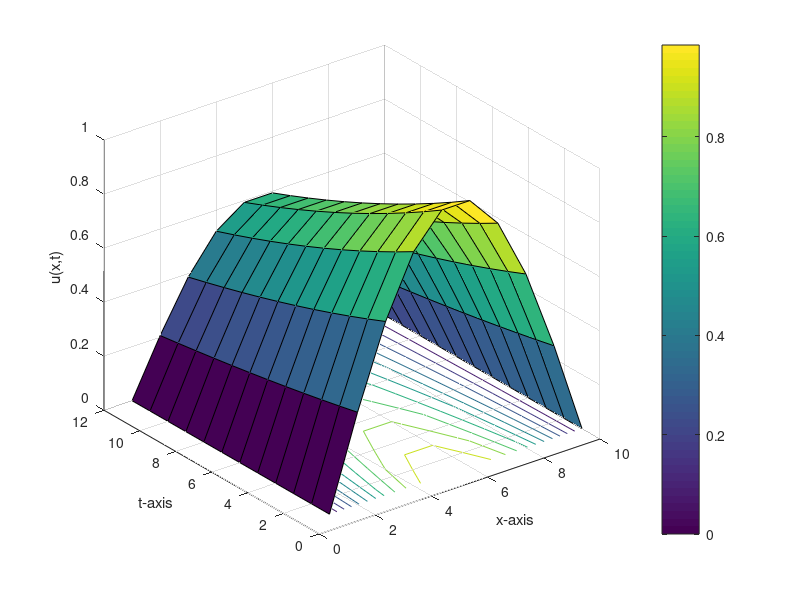
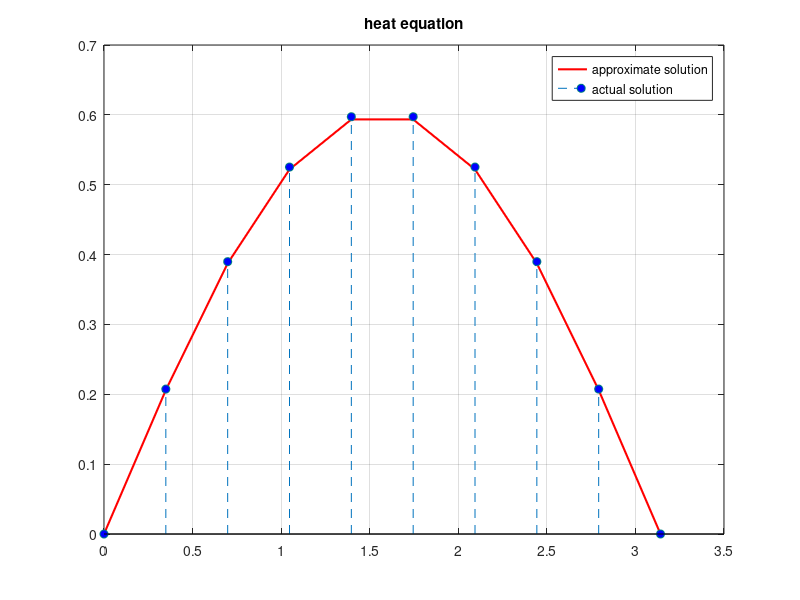

Recreate these plots in MATLAB, in order.
    % Approximate the solution of the one dimensional heat equation
    %
    % du/dt = d^2u/dx^2,   0 < x < pi,  t > 0
    %
    % which is subject to the initial condition
    % u(x,0) = sin(x),   0 <= x <= pi
    %
    % and the boundary conditions
    % u(0,t) = u(pi,t) = 0,   t > 0
    %
    % and compare the result at t = 0.5 to the actual solution
    % u(x,t) = exp(-t)*sin(x)

    function heat2
    clc
    clear all
    clf
    c=1;%Diffusivity
    a=0;%Left boundary
    b=pi;%Right boundary
    tf=0.5;%Final time
    n=10;
    m=12;
    C1=0;%Left Boundary Condition
    C2=0;%Right Boundary Condition
    h=(b-a)/(n-1);%Grid spacing
    k=(tf-0)/(m-1);%Time stepping
    r=(c*c*k)/(h*h)%Stability criterion 0<r<0.5
    u=zeros(n,m);
    for j=1:m
        u(1,j)=C1;
        u(n,j)=C2;
    end
    for i=2:n-1
        u(i,1)=f(a+(i-1)*h);
    end
    for j=2:m
        for i=2:n-1
            u(i,j)=r*u(i-1,j-1)+(1-2*r)*u(i,j-1)+r*u(i+1,j-1);
        end
    end
    disp('Result=')
    num2str(u')
    figure (1)
    clf
    surfc(u')
    colorbar
    grid on
    xlabel('x-axis');
    ylabel('t-axis');
    zlabel('u(x,t)');
    hold off
    x(1)=a; x(n)=b;
    for i=2:n-1
        x(i)=x(i-1)+h;
    end
    figure (2)
    sum=0.0;
    for i=1:n
        v1(i)=u(i,m);%approximate solution depends on the value of m
        v2(i)=exp(-tf)*sin(x(i)); %Exact solution at t=0.5
        sum=sum+(v1(i)-v2(i))*(v1(i)-v2(i));
    end
    rmse=sqrt(sum/length(v1))
    plot(x,v1,'-r','LineWidth',1.5)
    hold on
    stem(x,v2,'--','MarkerEdgeColor',[0 .5 .5],'MarkerFaceColor','blue')
    grid on
    hold off
    title('heat equation')
    legend('approximate solution','actual solution');
    function z=f(x)
    z=sin(x);
